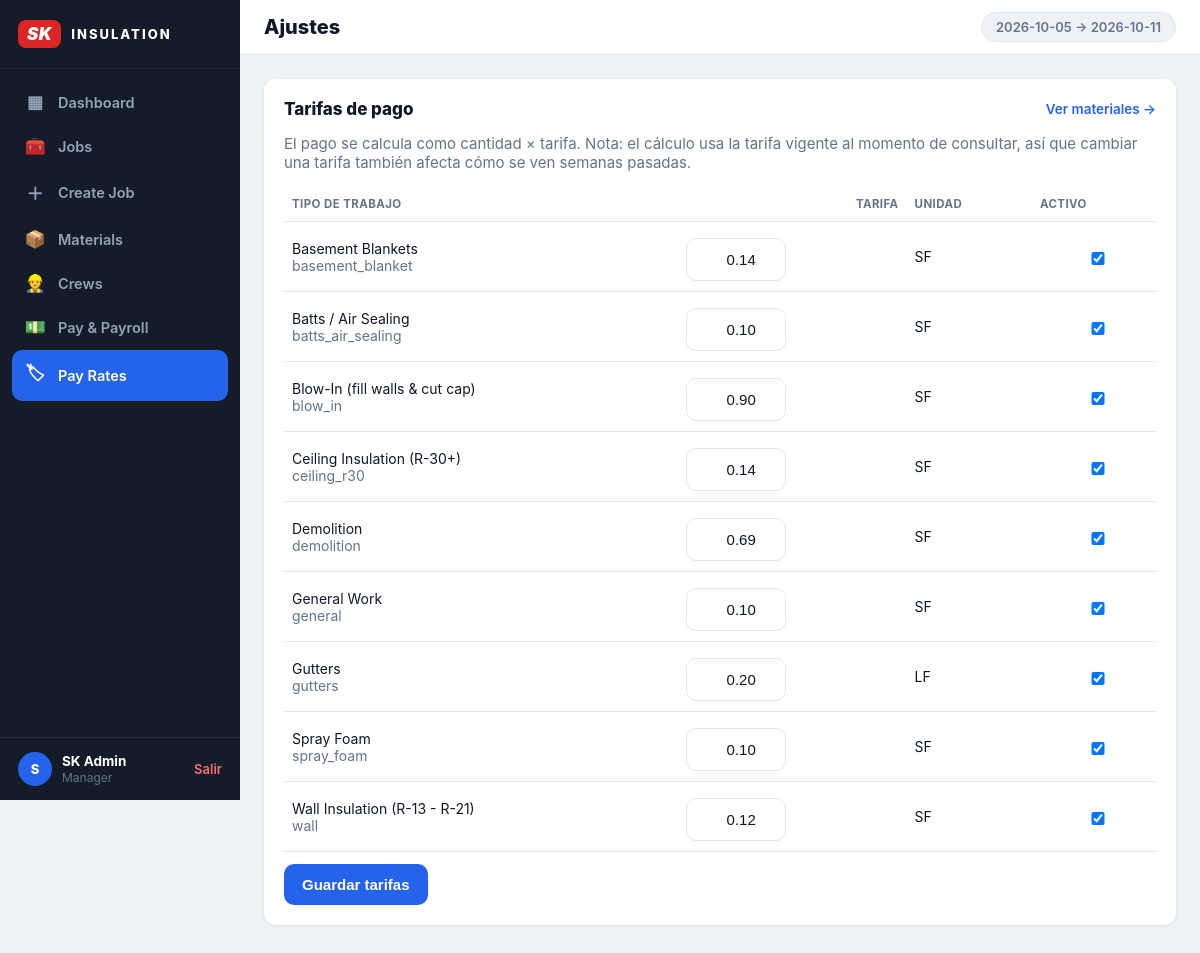
Screenshot of /settings?action=rates (signed in) with the database file from the repository.
### tables this page shows
CREATE TABLE IF NOT EXISTS users (
    id INT AUTO_INCREMENT PRIMARY KEY,
    name VARCHAR(120) NOT NULL,
    email VARCHAR(160) NOT NULL UNIQUE,
    password_hash VARCHAR(255) NOT NULL,
    role VARCHAR(20) NOT NULL CHECK (role IN ('manager','installer')),
    phone VARCHAR(40),
    active TINYINT NOT NULL DEFAULT 1,
    created_at TIMESTAMP NOT NULL DEFAULT CURRENT_TIMESTAMP
);

CREATE TABLE IF NOT EXISTS pay_rates (
    id INT AUTO_INCREMENT PRIMARY KEY,
    work_type VARCHAR(40) NOT NULL UNIQUE,
    label VARCHAR(120) NOT NULL,
    rate DECIMAL(10,2) NOT NULL,
    unit VARCHAR(5) NOT NULL DEFAULT 'SF' CHECK (unit IN ('SF','LF')),
    active TINYINT NOT NULL DEFAULT 1
);

### index.php (called while the page is built, shortened)
<?php
require __DIR__ . '/src/Database.php';
require __DIR__ . '/src/Auth.php';
require __DIR__ . '/src/helpers.php';
$path = parse_url($_SERVER['REQUEST_URI'], PHP_URL_PATH);
if (str_starts_with($path, BASE_URL)) {
    $path = substr($path, strlen(BASE_URL));
}
$path = rtrim($path, '/') ?: '/';
if ($path === '/login') {
    if ($_SERVER['REQUEST_METHOD'] === 'POST') {
        if (Auth::attempt($_POST['email'] ?? '', $_POST['password'] ?? '')) {
            redirect('/');
        }
        $error = 'Credenciales inválidas.';
    }
    $user = null;
    $view = 'login';
} elseif ($path === '/logout') {
    Auth::logout();
    redirect('/login');
} else {
    $user = Auth::user();
    $view = match ($path) {
        '/'           => 'dashboard',
        '/jobs'       => 'jobs',
        '/crews'      => 'crews',
        '/installers' => 'installers',
        '/payroll'    => 'payroll',
        '/my-pay'     => 'my_pay',
        '/settings'   => 'settings',
        default       => 'not_found',
    };
    if (in_array($view, ['settings', 'payroll', 'crews', 'installers'], true)) {
        Auth::requireManager();
    }
}
require APP_ROOT . "/views/{$view}.php";
$content = ob_get_clean();
require APP_ROOT . '/views/layout.php';

### src/helpers.php (called while the page is built, shortened)
<?php
function url(string $path): string
{
    return BASE_URL . $path;
}
function e(?string $s): string
{
    return htmlspecialchars((string)$s, ENT_QUOTES, 'UTF-8');
}
function today(): string
{
    return date('Y-m-d');
}
function week_start(string $date): string
{
    return date('Y-m-d', strtotime(PAYROLL_WEEK_START . ' this week', strtotime($date)));
}
function week_end(string $date): string
{
    return date('Y-m-d', strtotime(week_start($date) . ' +6 days'));
}

### src/Database.php (called while the page is built, shortened)
<?php
final class Database
{
    private static ?PDO $pdo = null;
    public static function pdo(): PDO
    {
        if (self::$pdo === null) {
            self::$pdo = new PDO(DB_DSN, (string)DB_USER, (string)DB_PASS, [
                PDO::ATTR_ERRMODE            => PDO::ERRMODE_EXCEPTION,
                PDO::ATTR_DEFAULT_FETCH_MODE => PDO::FETCH_ASSOC,
            ]);
        }
        return self::$pdo;
    }
}

### src/Auth.php (called while the page is built, shortened)
<?php
final class Auth
{
    public static function user(): ?array
    {
        $stmt = Database::pdo()->prepare("SELECT * FROM users WHERE id = ? LIMIT 1");
        $stmt->execute([$_SESSION['user_id']]);
        return $stmt->fetch() ?: null;
    }
    public static function isManager(): bool
    {
        $u = self::user();
        return $u !== null && $u['role'] === 'manager';
    }
    public static function requireManager(): void
    {
        if (!self::isManager()) {
            http_response_code(403);
            exit('Forbidden');
        }
    }
}

### views/settings.php (the view, shortened to what this page needs)
<?php
$title = 'Ajustes';
$pdo = Database::pdo();
    ?>
    <?php
$rates = $pdo->query('SELECT * FROM pay_rates ORDER BY label')->fetchAll();
?>
<div class="card">
    <div class="card-head">
        <h2>Tarifas de pago</h2>
        <a class="link" href="<?= url('/settings?action=materials') ?>">Ver materiales →</a>
    </div>
    <p class="muted">El pago se calcula como cantidad × tarifa. Nota: el cálculo usa la tarifa vigente al momento de consultar, así que cambiar una tarifa también afecta cómo se ven semanas pasadas.</p>
    <form method="post">
        <table class="tbl">
            <thead><tr><th>Tipo de trabajo</th><th class="num">Tarifa</th><th>Unidad</th><th>Activo</th></tr></thead>
            <tbody>
            <?php foreach ($rates as $r): ?>
                <tr>
                    <td><?= e($r['label']) ?><br><span class="muted"><?= e($r['work_type']) ?></span></td>
                    <td class="num"><input type="number" name="rate[<?= e($r['work_type']) ?>]" step="0.01" min="0" value="<?= e((string)$r['rate']) ?>" style="width:100px;text-align:right"></td>
                    <td><?= e($r['unit']) ?></td>
                    <td><input type="checkbox" name="active[<?= e($r['work_type']) ?>]" <?= $r['active'] ? 'checked' : '' ?>></td>
                </tr>
            <?php endforeach; ?>
            </tbody>
        </table>
        <button class="btn primary" type="submit" style="margin-top:12px">Guardar tarifas</button>
    </form>
</div>

### views/layout.php (shortened to what this page needs)
<!DOCTYPE html>
<html lang="es">
<head>
<link rel="stylesheet" href="<?= url('/assets/css/app.css') ?>">
</head>
<body>
<?php if (empty($user)): ?>
<div class="login-wrap">
    <?php if ($m = flash('ok')): ?><div class="flash ok" style="position:fixed;top:16px;left:16px;right:16px;max-width:420px;margin:0 auto"><?= e($m) ?></div><?php endif; ?>
    <?php if ($m = flash('error')): ?><div class="flash error" style="position:fixed;top:16px;left:16px;right:16px;max-width:420px;margin:0 auto"><?= e($m) ?></div><?php endif; ?>
    <?= $content ?>
</div>
<?php else:
$isMgr = ($user['role'] ?? '') === 'manager';
$act = $_GET['action'] ?? '';
$initials = strtoupper(substr((string)($user['name'] ?? '?'), 0, 1));
?>
<div class="app">
    <aside class="sidebar">
        <div class="side-brand"><span class="logo">SK</span><span class="logo-text">INSULATION</span></div>
        <nav class="side-nav">
            <?php if ($isMgr): ?>
                <a href="<?= url('/') ?>" class="<?= $view === 'dashboard' ? 'active' : '' ?>"><span class="ni">▦</span> Dashboard</a>
                <a href="<?= url('/jobs') ?>" class="<?= $view === 'jobs' && $act !== 'new' ? 'active' : '' ?>"><span class="ni">🧰</span> Jobs</a>
                <a href="<?= url('/jobs?action=new') ?>" class="<?= $view === 'jobs' && $act === 'new' ? 'active' : '' ?>"><span class="ni">＋</span> Create Job</a>
                <a href="<?= url('/settings?action=materials') ?>" class="<?= $view === 'settings' && $act === 'materials' ? 'active' : '' ?>"><span class="ni">📦</span> Materials</a>
                <a href="<?= url('/crews') ?>" class="<?= in_array($view, ['crews', 'installers'], true) ? 'active' : '' ?>"><span class="ni">👷</span> Crews</a>
                <a href="<?= url('/payroll') ?>" class="<?= $view === 'payroll' ? 'active' : '' ?>"><span class="ni">💵</span> Pay &amp; Payroll</a>
                <a href="<?= url('/settings?action=rates') ?>" class="<?= $view === 'settings' && $act !== 'materials' ? 'active' : '' ?>"><span class="ni">🏷</span> Pay Rates</a>
            <?php endif; ?>
        </nav>
        <div class="side-user">
            <span class="avatar"><?= e($initials) ?></span>
            <span class="who"><b><?= e($user['name']) ?></b><span><?= e($user['role']) ?></span></span>
            <a href="<?= url('/logout') ?>">Salir</a>
        </div>
    </aside>
    <div class="main">
        <header class="topbar">
            <h1 class="pagetitle"><?= e($title ?? 'Dashboard') ?></h1>
            <span class="weekpill"><?= e(week_start(today())) ?> → <?= e(week_end(today())) ?></span>
        </header>
        <main class="content">
            <?= $content ?>
        </main>
    </div>
</div>
<?php endif; ?>
</body>
</html>

### assets/css/app.css (style rules this page uses)
:root { --side: #141b29; --side-2: #1e2739; --ink: #0f172a; --muted: #64748b; --bg: #eef2f7; --card: #ffffff; --line: #e2e8f0; --blue: #2563eb; --blue-dark: #1d4ed8; --green: #16a34a; --green-bg: #dcfce7; --amber: #d97706; --amber-bg: #fef3c7; --violet: #7c3aed; --violet-bg: #ede9fe; --blue-bg: #dbeafe; --red: #dc2626; --red-dark: #991b1b; --radius: 12px; }
* { box-sizing: border-box; }
body { margin: 0; font-family: -apple-system, BlinkMacSystemFont, "Segoe UI", Roboto, sans-serif; background: var(--bg); color: var(--ink); font-size: 15px; -webkit-tap-highlight-color: transparent; }
.app { display: flex; min-height: 100vh; }
.sidebar { width: 240px; flex-shrink: 0; background: var(--side); color: #cbd5e1; display: flex; flex-direction: column; position: sticky; top: 0; height: 100vh; }
.side-brand { display: flex; align-items: center; gap: 10px; padding: 20px 18px; border-bottom: 1px solid rgba(255,255,255,.08); }
.logo { background: var(--red); color: #fff; font-weight: 900; font-style: italic; border-radius: 8px; padding: 4px 9px; font-size: 17px; letter-spacing: .5px; }
.logo-text { color: #fff; font-weight: 800; font-size: 13px; letter-spacing: 2px; }
.side-nav { flex: 1; overflow-y: auto; padding: 12px; }
.side-nav a { display: flex; align-items: center; gap: 12px; color: #94a3b8; text-decoration: none; font-weight: 600; font-size: 14.5px; padding: 11px 12px; border-radius: 10px; margin-bottom: 2px; }
.side-nav a .ni { width: 22px; text-align: center; font-size: 17px; }
.side-nav a.active { background: var(--blue); color: #fff; }
.side-user { padding: 14px 18px; border-top: 1px solid rgba(255,255,255,.08); display: flex; align-items: center; gap: 10px; font-size: 13px; }
.avatar { width: 34px; height: 34px; border-radius: 50%; background: var(--blue); color: #fff; display: inline-flex; align-items: center; justify-content: center; font-weight: 800; flex-shrink: 0; }
.side-user .who { flex: 1; min-width: 0; }
.side-user .who b { display: block; color: #fff; font-size: 13.5px; white-space: nowrap; overflow: hidden; text-overflow: ellipsis; }
.side-user .who span { color: #64748b; text-transform: capitalize; font-size: 12px; }
.side-user a { color: #f87171; text-decoration: none; font-weight: 600; }
.main { flex: 1; min-width: 0; display: flex; flex-direction: column; }
.topbar { background: var(--card); border-bottom: 1px solid var(--line); padding: 12px 24px; display: flex; align-items: center; justify-content: space-between; position: sticky; top: 0; z-index: 10; }
.topbar h1 { margin: 0; font-size: 20px; font-weight: 800; }
.weekpill { background: var(--bg); border: 1px solid var(--line); border-radius: 20px; padding: 6px 14px; font-size: 13px; color: var(--muted); font-weight: 600; }
.content { padding: 24px; max-width: 1280px; width: 100%; margin: 0 auto; padding-bottom: 48px; }
.card { background: var(--card); border-radius: var(--radius); padding: 20px; margin-bottom: 20px; box-shadow: 0 1px 3px rgba(15,23,42,.08); }
.card-head { display: flex; justify-content: space-between; align-items: center; margin-bottom: 12px; gap: 10px; flex-wrap: wrap; }
.card-head h2 { margin: 0; font-size: 17px; font-weight: 800; }
.card-head a:not(.btn) { color: var(--blue); font-size: 13.5px; text-decoration: none; font-weight: 600; }
.card h2 { margin-top: 0; }
.muted { color: var(--muted); }
.tbl { width: 100%; border-collapse: collapse; font-size: 14px; }
.tbl th, .tbl td { text-align: left; padding: 10px 8px; border-bottom: 1px solid var(--line); vertical-align: middle; }
.tbl th { color: var(--muted); font-weight: 700; font-size: 11.5px; text-transform: uppercase; letter-spacing: .4px; }
.tbl .num { text-align: right; font-variant-numeric: tabular-nums; }
.btn { display: inline-block; border: none; border-radius: 10px; padding: 12px 18px; font-size: 15px; font-weight: 700; text-decoration: none; cursor: pointer; text-align: center; }
.btn.primary { background: var(--blue); color: #fff; }
.link { color: var(--blue); text-decoration: none; font-weight: 700; }
form input, form select, form textarea { display: block; width: 100%; margin-top: 6px; padding: 12px 14px; font-size: 15px; border: 1px solid var(--line); border-radius: 10px; background: #fff; color: var(--ink); }

### rows the page displays
users: name "S", name "SK Admin", role "Manager"
pay_rates: label "Basement Blankets", work_type "basement_blanket", rate "0.14", unit "SF", active "☑"
pay_rates: label "Batts / Air Sealing", work_type "batts_air_sealing", rate "0.10", unit "SF", active "☑"
pay_rates: label "Blow-In (fill walls & cut cap)", work_type "blow_in", rate "0.90", unit "SF", active "☑"
pay_rates: label "Ceiling Insulation (R-30+)", work_type "ceiling_r30", rate "0.14", unit "SF", active "☑"
pay_rates: label "Demolition", work_type "demolition", rate "0.69", unit "SF", active "☑"
pay_rates: label "General Work", work_type "general", rate "0.10", unit "SF", active "☑"
pay_rates: label "Gutters", work_type "gutters", rate "0.20", unit "LF", active "☑"
pay_rates: label "Spray Foam", work_type "spray_foam", rate "0.10", unit "SF", active "☑"
pay_rates: label "Wall Insulation (R-13 - R-21)", work_type "wall", rate "0.12", unit "SF", active "☑"

### other values shown
$title "Ajustes"
